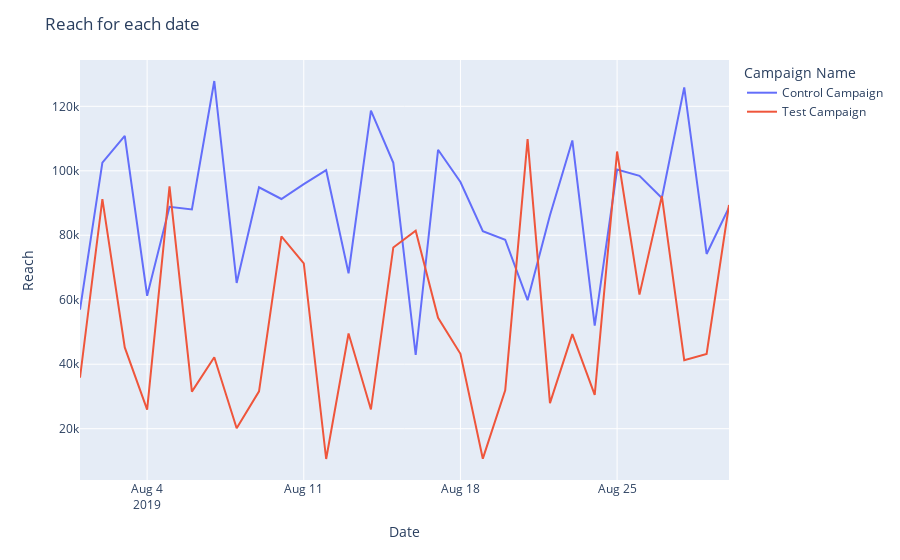

The cell this chart's notebook holds for it:
### Markdown cell above
# Exploratory Data Analysis

### Code cell
fig = px.line(df,x='Date',y='Reach',color='Campaign Name')
fig.update_layout(title_text='Reach for each date')

### Figure 1 — Plotly figure (JSON) as saved in the notebook; plotly's stock layout.template omitted (floating-point values rounded to 4 significant figures)
{"data": [{"hovertemplate": "Campaign Name=Control Campaign<br>Date=%{x}<br>Reach=%{y}<extra></extra>", "legendgroup": "Control Campaign", "line": {"color": "#636efa", "dash": "solid"}, "marker": {"symbol": "circle"}, "mode": "lines", "name": "Control Campaign", "orientation": "v", "showlegend": true, "type": "scatter", "x": ["2019-08-01T00:00:00", "2019-08-02T00:00:00", "2019-08-03T00:00:00", "2019-08-04T00:00:00", "2019-08-05T00:00:00", "2019-08-06T00:00:00", "2019-08-07T00:00:00", "2019-08-08T00:00:00", "2019-08-09T00:00:00", "2019-08-10T00:00:00", "2019-08-11T00:00:00", "2019-08-12T00:00:00", "2019-08-13T00:00:00", "2019-08-14T00:00:00", "2019-08-15T00:00:00", "2019-08-16T00:00:00", "2019-08-17T00:00:00", "2019-08-18T00:00:00", "2019-08-19T00:00:00", "2019-08-20T00:00:00", "2019-08-21T00:00:00", "2019-08-22T00:00:00", "2019-08-23T00:00:00", "2019-08-24T00:00:00", "2019-08-25T00:00:00", "2019-08-26T00:00:00", "2019-08-27T00:00:00", "2019-08-28T00:00:00", "2019-08-29T00:00:00", "2019-08-30T00:00:00"], "xaxis": "x", "y": [56930, 102513, 110862, 61235, 88845, 87998, 127852, 65217, 94896, 91257, 95843, 100189, 68214, 118632, 102479, 42859, 106518, 96518, 81268, 78625, 59873, 86218, 109413, 51987, 100398, 98432, 91579, 125874, 74192, 88632], "yaxis": "y"}, {"hovertemplate": "Campaign Name=Test Campaign<br>Date=%{x}<br>Reach=%{y}<extra></extra>", "legendgroup": "Test Campaign", "line": {"color": "#EF553B", "dash": "solid"}, "marker": {"symbol": "circle"}, "mode": "lines", "name": "Test Campaign", "orientation": "v", "showlegend": true, "type": "scatter", "x": ["2019-08-01T00:00:00", "2019-08-02T00:00:00", "2019-08-03T00:00:00", "2019-08-04T00:00:00", "2019-08-05T00:00:00", "2019-08-06T00:00:00", "2019-08-07T00:00:00", "2019-08-08T00:00:00", "2019-08-09T00:00:00", "2019-08-10T00:00:00", "2019-08-11T00:00:00", "2019-08-12T00:00:00", "2019-08-13T00:00:00", "2019-08-14T00:00:00", "2019-08-15T00:00:00", "2019-08-16T00:00:00", "2019-08-17T00:00:00", "2019-08-18T00:00:00", "2019-08-19T00:00:00", "2019-08-20T00:00:00", "2019-08-21T00:00:00", "2019-08-22T00:00:00", "2019-08-23T00:00:00", "2019-08-24T00:00:00", "2019-08-25T00:00:00", "2019-08-26T00:00:00", "2019-08-27T00:00:00", "2019-08-28T00:00:00", "2019-08-29T00:00:00", "2019-08-30T00:00:00"], "xaxis": "x", "y": [35820, 91236, 45198, 25937, 95138, 31489, 42148, 20149, 31598, 79632, 71286, 10598, 49531, 25982, 76219, 81389, 54389, 43241, 10698, 31893, 109834, 27932, 49329, 30489, 105978, 61589, 92159, 41267, 43219, 89380], "yaxis": "y"}], "layout": {"legend": {"title": {"text": "Campaign Name"}, "tracegroupgap": 0}, "margin": {"t": 60}, "title": {"text": "Reach for each date"}, "xaxis": {"anchor": "y", "domain": [0, 1], "title": {"text": "Date"}}, "yaxis": {"anchor": "x", "domain": [0, 1], "title": {"text": "Reach"}}}}
